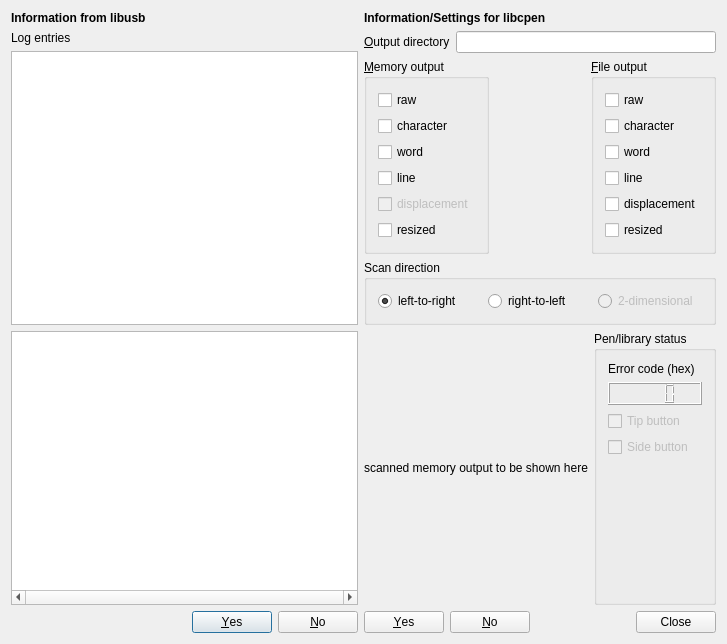
<?xml version="1.0" encoding="UTF-8"?>
<ui version="4.0">
 <class>Dialog</class>
 <widget class="QDialog" name="Dialog">
  <property name="geometry">
   <rect>
    <x>0</x>
    <y>0</y>
    <width>727</width>
    <height>644</height>
   </rect>
  </property>
  <property name="windowTitle">
   <string>Dialog</string>
  </property>
  <layout class="QHBoxLayout" name="horizontalLayout_6">
   <item>
    <layout class="QVBoxLayout" name="verticalLayout">
     <item>
      <widget class="QLabel" name="label_2">
       <property name="font">
        <font>
         <weight>75</weight>
         <bold>true</bold>
        </font>
       </property>
       <property name="text">
        <string>Information from libusb</string>
       </property>
      </widget>
     </item>
     <item>
      <widget class="QLabel" name="label">
       <property name="text">
        <string>Log entries</string>
       </property>
      </widget>
     </item>
     <item>
      <widget class="QPlainTextEdit" name="logEdit">
       <property name="lineWrapMode">
        <enum>QPlainTextEdit::NoWrap</enum>
       </property>
       <property name="readOnly">
        <bool>true</bool>
       </property>
      </widget>
     </item>
     <item>
      <widget class="QTextEdit" name="capturedText">
       <property name="font">
        <font>
         <family>Monospace</family>
        </font>
       </property>
       <property name="horizontalScrollBarPolicy">
        <enum>Qt::ScrollBarAlwaysOn</enum>
       </property>
      </widget>
     </item>
     <item>
      <widget class="QDialogButtonBox" name="usbButtonbox">
       <property name="standardButtons">
        <set>QDialogButtonBox::No|QDialogButtonBox::Yes</set>
       </property>
      </widget>
     </item>
    </layout>
   </item>
   <item>
    <layout class="QVBoxLayout" name="verticalLayout_5">
     <item>
      <widget class="QLabel" name="label_3">
       <property name="font">
        <font>
         <weight>75</weight>
         <bold>true</bold>
        </font>
       </property>
       <property name="text">
        <string>Information/Settings for libcpen </string>
       </property>
      </widget>
     </item>
     <item>
      <layout class="QHBoxLayout" name="horizontalLayout_2">
       <item>
        <widget class="QLabel" name="label_4">
         <property name="text">
          <string>&amp;Output directory</string>
         </property>
         <property name="buddy">
          <cstring>directoryPath</cstring>
         </property>
        </widget>
       </item>
       <item>
        <widget class="QLineEdit" name="directoryPath">
         <property name="readOnly">
          <bool>true</bool>
         </property>
        </widget>
       </item>
      </layout>
     </item>
     <item>
      <layout class="QHBoxLayout" name="horizontalLayout">
       <item>
        <widget class="QGroupBox" name="memoryoutputBox">
         <property name="title">
          <string>&amp;Memory output</string>
         </property>
         <layout class="QVBoxLayout" name="verticalLayout_2">
          <item>
           <widget class="QCheckBox" name="memoryRaw">
            <property name="text">
             <string>raw</string>
            </property>
           </widget>
          </item>
          <item>
           <widget class="QCheckBox" name="memoryChar">
            <property name="text">
             <string>character</string>
            </property>
           </widget>
          </item>
          <item>
           <widget class="QCheckBox" name="memoryWord">
            <property name="text">
             <string>word</string>
            </property>
           </widget>
          </item>
          <item>
           <widget class="QCheckBox" name="memoryLine">
            <property name="text">
             <string>line</string>
            </property>
           </widget>
          </item>
          <item>
           <widget class="QCheckBox" name="memoryDisplacement">
            <property name="enabled">
             <bool>false</bool>
            </property>
            <property name="text">
             <string>displacement</string>
            </property>
           </widget>
          </item>
          <item>
           <widget class="QCheckBox" name="memoryResized">
            <property name="text">
             <string>resized</string>
            </property>
           </widget>
          </item>
         </layout>
        </widget>
       </item>
       <item>
        <spacer name="horizontalSpacer">
         <property name="orientation">
          <enum>Qt::Horizontal</enum>
         </property>
         <property name="sizeHint" stdset="0">
          <size>
           <width>40</width>
           <height>20</height>
          </size>
         </property>
        </spacer>
       </item>
       <item>
        <widget class="QGroupBox" name="fileoutputBox">
         <property name="title">
          <string>&amp;File output</string>
         </property>
         <layout class="QVBoxLayout" name="verticalLayout_3">
          <item>
           <widget class="QCheckBox" name="fileRaw">
            <property name="text">
             <string>raw</string>
            </property>
           </widget>
          </item>
          <item>
           <widget class="QCheckBox" name="fileChar">
            <property name="text">
             <string>character</string>
            </property>
           </widget>
          </item>
          <item>
           <widget class="QCheckBox" name="fileWord">
            <property name="text">
             <string>word</string>
            </property>
           </widget>
          </item>
          <item>
           <widget class="QCheckBox" name="fileLine">
            <property name="text">
             <string>line</string>
            </property>
           </widget>
          </item>
          <item>
           <widget class="QCheckBox" name="fileDisplacement">
            <property name="text">
             <string>displacement</string>
            </property>
           </widget>
          </item>
          <item>
           <widget class="QCheckBox" name="fileResized">
            <property name="text">
             <string>resized</string>
            </property>
           </widget>
          </item>
         </layout>
        </widget>
       </item>
      </layout>
     </item>
     <item>
      <widget class="QGroupBox" name="directionGroup">
       <property name="minimumSize">
        <size>
         <width>0</width>
         <height>0</height>
        </size>
       </property>
       <property name="title">
        <string>Scan direction</string>
       </property>
       <layout class="QHBoxLayout" name="horizontalLayout_5">
        <item>
         <widget class="QRadioButton" name="l2r">
          <property name="text">
           <string>left-to-right</string>
          </property>
          <property name="checked">
           <bool>true</bool>
          </property>
         </widget>
        </item>
        <item>
         <widget class="QRadioButton" name="r2l">
          <property name="text">
           <string>right-to-left</string>
          </property>
         </widget>
        </item>
        <item>
         <widget class="QRadioButton" name="dimension2">
          <property name="enabled">
           <bool>false</bool>
          </property>
          <property name="text">
           <string>2-dimensional</string>
          </property>
         </widget>
        </item>
       </layout>
      </widget>
     </item>
     <item>
      <layout class="QHBoxLayout" name="horizontalLayout_3">
       <item>
        <widget class="QLabel" name="imageDisplay">
         <property name="sizePolicy">
          <sizepolicy hsizetype="Expanding" vsizetype="Expanding">
           <horstretch>0</horstretch>
           <verstretch>0</verstretch>
          </sizepolicy>
         </property>
         <property name="maximumSize">
          <size>
           <width>16777215</width>
           <height>16777215</height>
          </size>
         </property>
         <property name="text">
          <string>scanned memory output to be shown here</string>
         </property>
         <property name="alignment">
          <set>Qt::AlignCenter</set>
         </property>
        </widget>
       </item>
       <item>
        <widget class="QGroupBox" name="statusBox">
         <property name="title">
          <string>Pen/library status</string>
         </property>
         <layout class="QVBoxLayout" name="verticalLayout_4">
          <item>
           <widget class="QLabel" name="label_5">
            <property name="text">
             <string>Error code (hex)</string>
            </property>
           </widget>
          </item>
          <item>
           <widget class="QLCDNumber" name="lcdError">
            <property name="digitCount">
             <number>4</number>
            </property>
            <property name="mode">
             <enum>QLCDNumber::Hex</enum>
            </property>
           </widget>
          </item>
          <item>
           <widget class="QCheckBox" name="checkTipButton">
            <property name="enabled">
             <bool>false</bool>
            </property>
            <property name="text">
             <string>Tip button</string>
            </property>
           </widget>
          </item>
          <item>
           <widget class="QCheckBox" name="checkSideButton">
            <property name="enabled">
             <bool>false</bool>
            </property>
            <property name="text">
             <string>Side button</string>
            </property>
           </widget>
          </item>
          <item>
           <spacer name="verticalSpacer">
            <property name="orientation">
             <enum>Qt::Vertical</enum>
            </property>
            <property name="sizeHint" stdset="0">
             <size>
              <width>20</width>
              <height>40</height>
             </size>
            </property>
           </spacer>
          </item>
         </layout>
        </widget>
       </item>
      </layout>
     </item>
     <item>
      <layout class="QHBoxLayout" name="horizontalLayout_4">
       <item>
        <widget class="QDialogButtonBox" name="playerButtonbox">
         <property name="standardButtons">
          <set>QDialogButtonBox::No|QDialogButtonBox::Yes</set>
         </property>
         <property name="centerButtons">
          <bool>true</bool>
         </property>
        </widget>
       </item>
       <item>
        <spacer name="horizontalSpacer_2">
         <property name="orientation">
          <enum>Qt::Horizontal</enum>
         </property>
         <property name="sizeHint" stdset="0">
          <size>
           <width>40</width>
           <height>20</height>
          </size>
         </property>
        </spacer>
       </item>
       <item>
        <widget class="QDialogButtonBox" name="mainButtonbox">
         <property name="standardButtons">
          <set>QDialogButtonBox::Close</set>
         </property>
        </widget>
       </item>
      </layout>
     </item>
    </layout>
   </item>
  </layout>
 </widget>
 <layoutdefault spacing="6" margin="11"/>
 <resources/>
 <connections>
  <connection>
   <sender>mainButtonbox</sender>
   <signal>rejected()</signal>
   <receiver>Dialog</receiver>
   <slot>reject()</slot>
   <hints>
    <hint type="sourcelabel">
     <x>784</x>
     <y>629</y>
    </hint>
    <hint type="destinationlabel">
     <x>832</x>
     <y>40</y>
    </hint>
   </hints>
  </connection>
 </connections>
</ui>
